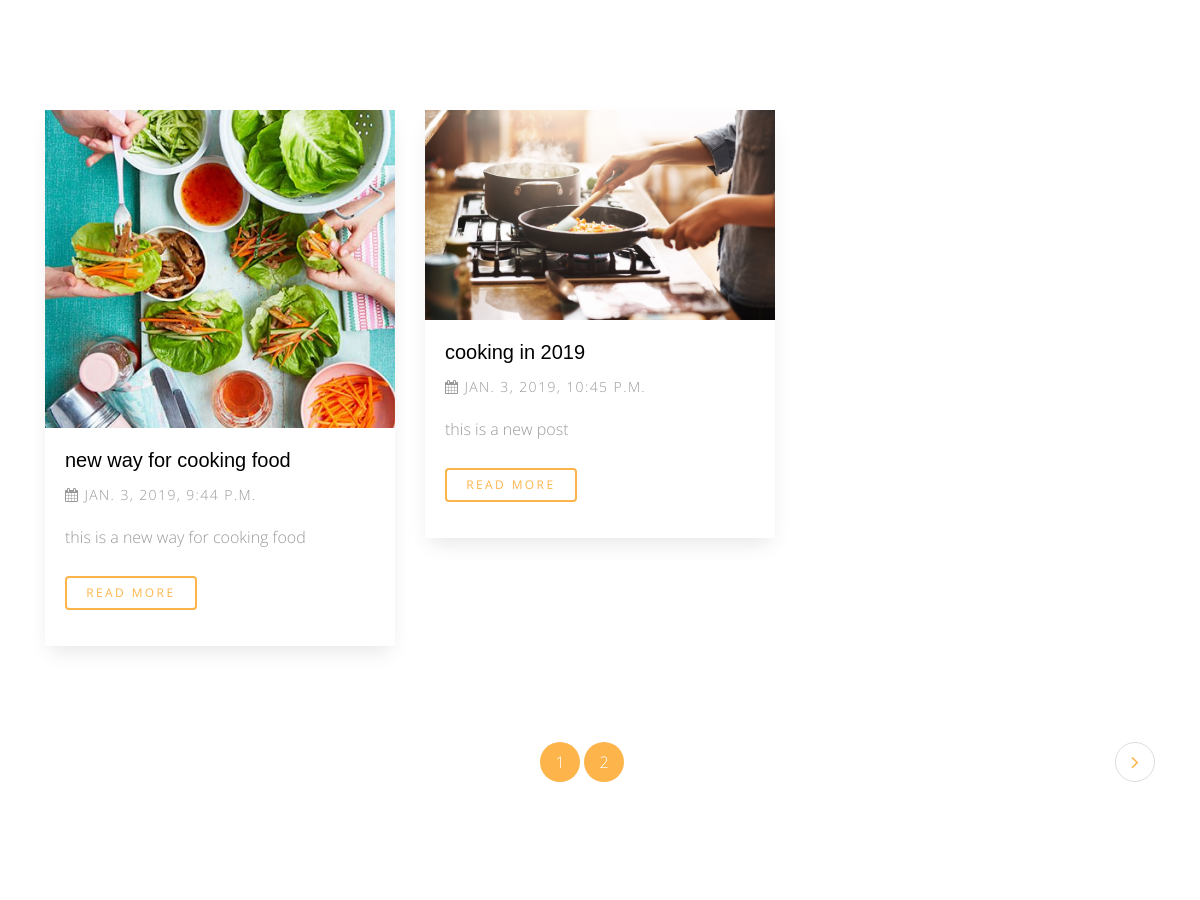
The page /blog/ (middle part) on the database as committed earlier.
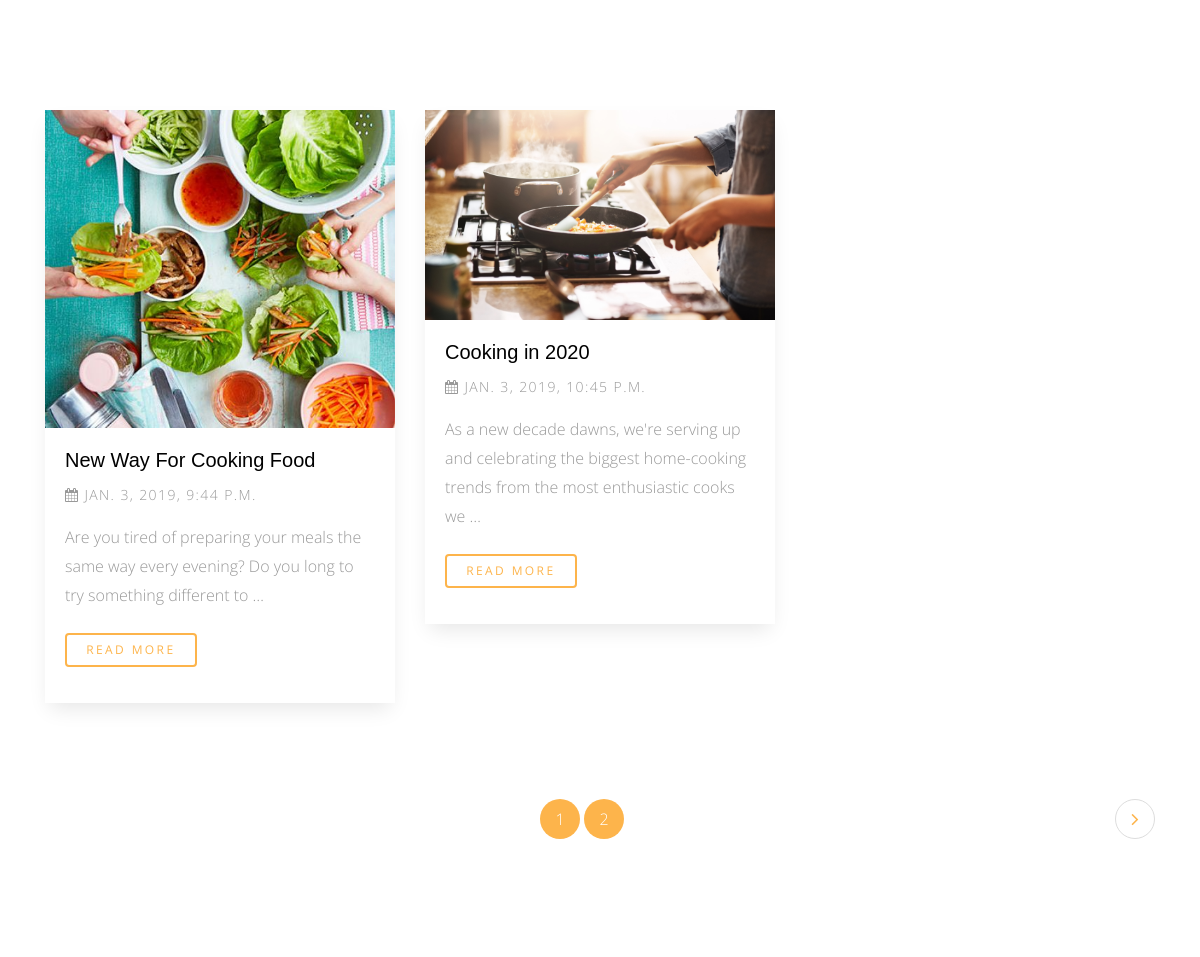
The same page on the database as committed later.
### blog/models.py (models this page shows)
class Post(models.Model):
    title = models.CharField(max_length=50)
    content = models.CharField(max_length=500)
    author = models.ForeignKey(User , on_delete=models.CASCADE)
    image = models.ImageField(upload_to='blog/'  , blank=True, null=True)
    category = models.ForeignKey('Category'  ,null=True, on_delete=models.SET_NULL)
    created  = models.DateTimeField(default=timezone.now)
    tags = TaggableManager(blank=True)
    class Meta:
        verbose_name = ' post'
        verbose_name_plural = 'posts'
    def __str__(self):
        return self.title

### blog/views.py (the view)
# urls.py: path('',views.post_list , name='post_list' ),
def post_list(request):
    post_list = Post.objects.all()
    search_query = request.GET.get('q')
    if search_query :
        post_list = post_list.filter(
            Q(title__icontains = search_query)|
            Q(content__icontains= search_query) |
            Q(tags__name__icontains= search_query)
        ).distinct()
    paginator = Paginator(post_list, 2) # Show 25 posts per page
    page = request.GET.get('page')
    post_list = paginator.get_page(page)
    context = {
        'post_list' : post_list ,
    }
    return render(request , 'Post/post_list.html' , context)

### blog/templates/Post/post_list.html (shortened to what this page needs)
{% extends 'base.html' %}
{% load static %}
{% block body %}
<div class="main-wrap">
    <div class="section">
        <div class="container">
            <div class="row mb-5">
                {% for post in post_list %}
                <div class="col-md-4">
                    <div class="media d-block media-bg-white mb-5" data-aos="fade-up" data-aos-delay="400">
                        <figure>
                            <a href="blog-single.html"><img src="{{post.image.url}}" alt="Image placeholder" class="img-fluid"></a>
                        </figure>
                        <div class="media-body">
                            <h3><a href="{% url 'blog:post_detail' post.id %}">{{post}}</a></h3>
                            <p class="post-meta"><span><span class="fa fa-calendar"></span> {{post.created}}</span>
                            </p>
                            <p class="mb-4">{{post.content|truncatewords:20}}</p>
                            <p><a href="{% url 'blog:post_detail' post.id %}" class="btn btn-primary btn-outline-primary btn-sm">Read More</a></p>
                        </div>
                    </div>
                </div>
                {% endfor %}
            </div>
            <div class="row">
                {% if post_list.has_other_pages %}
                <div class="col-md-12">
                    <ul class="pagination custom-pagination">
                         {% for pages in post_list.paginator.page_range %} {% if post_list.number == pages %}
                        <li class="page-item active">
                            <a class="page-linkx href=" # ">{{pages}}</a></li>
                      {% else %}
                        <li class="page-item active "><a class="page-linkx " href="?page={{pages}} ">{{pages}}</a></li>
                      {% endif %}
                    {% endfor %}
                    {% if post_list.has_next %}
                      <li class="page-item next "><a class="page-link " href="?page={{post_list.next_page_number}} "><i class="fa fa-angle-right "></i></a></li>
                    {% else %}
                      <li class="disabled "></li>
                    {% endif %}
                  </ul>
                </div>
              {% endif %}
            </div>
        </div>
      </div>
      {% endblock body %}

Rows that differ between the two databases and show on the page:
changed Post: title "new way for cooking food" → "New Way For Cooking Food"; content "this is a new way for cooking food" → "Are you tired of preparing your meals the same way every evening? Do you long to try something different to …"
changed Post: title "cooking in 2019" → "Cooking in 2020"; content "this is a new post" → "As a new decade dawns, we're serving up and celebrating the biggest home-cooking trends from the most enthusiastic cooks we …"
